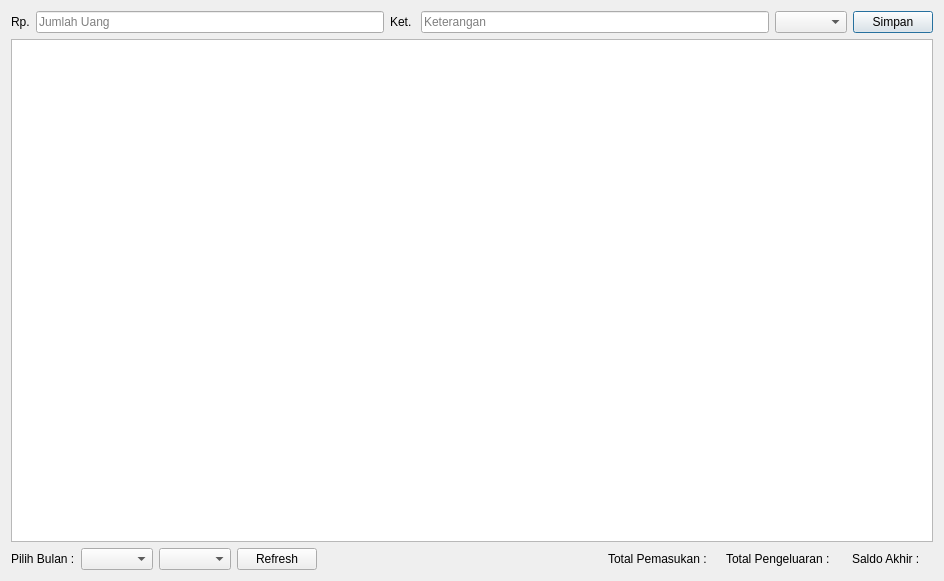
<?xml version="1.0" encoding="UTF-8"?>
<ui version="4.0">
 <class>Kas</class>
 <widget class="QDialog" name="Kas">
  <property name="geometry">
   <rect>
    <x>0</x>
    <y>0</y>
    <width>944</width>
    <height>581</height>
   </rect>
  </property>
  <property name="windowTitle">
   <string>Catatan Kas Perpustakaan</string>
  </property>
  <layout class="QVBoxLayout" name="verticalLayout">
   <item>
    <layout class="QHBoxLayout" name="horizontalLayout">
     <item>
      <widget class="QLabel" name="label">
       <property name="text">
        <string>Rp.</string>
       </property>
      </widget>
     </item>
     <item>
      <widget class="QLineEdit" name="lUang">
       <property name="placeholderText">
        <string>Jumlah Uang</string>
       </property>
      </widget>
     </item>
     <item>
      <widget class="QLabel" name="label_2">
       <property name="text">
        <string>Ket. </string>
       </property>
      </widget>
     </item>
     <item>
      <widget class="QLineEdit" name="lKet">
       <property name="placeholderText">
        <string>Keterangan</string>
       </property>
      </widget>
     </item>
     <item>
      <widget class="QComboBox" name="comboJenis"/>
     </item>
     <item>
      <widget class="QPushButton" name="pSimpan">
       <property name="text">
        <string>Simpan</string>
       </property>
      </widget>
     </item>
    </layout>
   </item>
   <item>
    <widget class="QTableView" name="tblKas">
     <property name="font">
      <font>
       <pointsize>8</pointsize>
      </font>
     </property>
     <property name="alternatingRowColors">
      <bool>true</bool>
     </property>
    </widget>
   </item>
   <item>
    <layout class="QHBoxLayout" name="horizontalLayout_2">
     <property name="topMargin">
      <number>0</number>
     </property>
     <item>
      <widget class="QLabel" name="label_3">
       <property name="maximumSize">
        <size>
         <width>100</width>
         <height>16777215</height>
        </size>
       </property>
       <property name="text">
        <string>Pilih Bulan :</string>
       </property>
      </widget>
     </item>
     <item>
      <widget class="QComboBox" name="comboBulan"/>
     </item>
     <item>
      <widget class="QComboBox" name="comboTahun"/>
     </item>
     <item>
      <widget class="QPushButton" name="bRefresh">
       <property name="text">
        <string>Refresh</string>
       </property>
      </widget>
     </item>
     <item>
      <spacer name="horizontalSpacer">
       <property name="orientation">
        <enum>Qt::Horizontal</enum>
       </property>
       <property name="sizeHint" stdset="0">
        <size>
         <width>40</width>
         <height>20</height>
        </size>
       </property>
      </spacer>
     </item>
     <item>
      <widget class="QLabel" name="label_4">
       <property name="text">
        <string>Total Pemasukan :</string>
       </property>
      </widget>
     </item>
     <item>
      <widget class="QLabel" name="lTotalPemasukan">
       <property name="styleSheet">
        <string notr="true">font-weight: bold;</string>
       </property>
       <property name="text">
        <string/>
       </property>
      </widget>
     </item>
     <item>
      <widget class="QLabel" name="label_6">
       <property name="text">
        <string>Total Pengeluaran : </string>
       </property>
      </widget>
     </item>
     <item>
      <widget class="QLabel" name="lTotalKeluar">
       <property name="styleSheet">
        <string notr="true">font-weight: bold;</string>
       </property>
       <property name="text">
        <string/>
       </property>
      </widget>
     </item>
     <item>
      <widget class="QLabel" name="label_8">
       <property name="text">
        <string>Saldo Akhir :</string>
       </property>
      </widget>
     </item>
     <item>
      <widget class="QLabel" name="lSaldoAkhir">
       <property name="styleSheet">
        <string notr="true">font-weight: bold;</string>
       </property>
       <property name="text">
        <string/>
       </property>
      </widget>
     </item>
    </layout>
   </item>
  </layout>
 </widget>
 <resources/>
 <connections/>
</ui>
